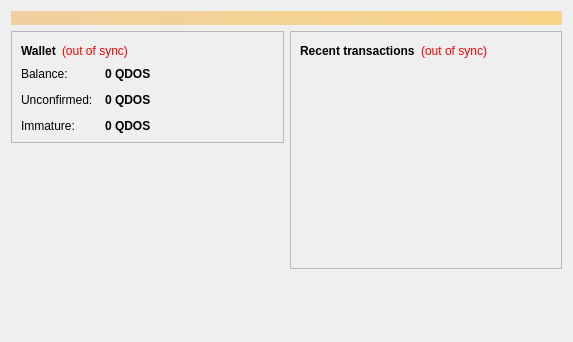
<?xml version="1.0" encoding="UTF-8"?>
<ui version="4.0">
 <class>OverviewPage</class>
 <widget class="QWidget" name="OverviewPage">
  <property name="geometry">
   <rect>
    <x>0</x>
    <y>0</y>
    <width>573</width>
    <height>342</height>
   </rect>
  </property>
  <property name="windowTitle">
   <string>Form</string>
  </property>
  <layout class="QVBoxLayout" name="topLayout">
   <item>
    <widget class="QLabel" name="labelAlerts">
     <property name="visible">
      <bool>false</bool>
     </property>
     <property name="styleSheet">
      <string notr="true">background-color: qlineargradient(x1: 0, y1: 0, x2: 1, y2: 0, stop:0 #F0D0A0, stop:1 #F8D488); color:#000000;</string>
     </property>
     <property name="wordWrap">
      <bool>true</bool>
     </property>
     <property name="margin">
      <number>3</number>
     </property>
    </widget>
   </item>
   <item>
    <layout class="QHBoxLayout" name="horizontalLayout" stretch="1,1">
     <item>
      <layout class="QVBoxLayout" name="verticalLayout_2">
       <item>
        <widget class="QFrame" name="frame">
         <property name="frameShape">
          <enum>QFrame::StyledPanel</enum>
         </property>
         <property name="frameShadow">
          <enum>QFrame::Raised</enum>
         </property>
         <layout class="QVBoxLayout" name="verticalLayout_4">
          <item>
           <layout class="QHBoxLayout" name="horizontalLayout_4">
            <item>
             <widget class="QLabel" name="label_5">
              <property name="font">
               <font>
                <weight>75</weight>
                <bold>true</bold>
               </font>
              </property>
              <property name="text">
               <string>Wallet</string>
              </property>
             </widget>
            </item>
            <item>
             <widget class="QLabel" name="labelWalletStatus">
              <property name="toolTip">
               <string>The displayed information may be out of date. Your wallet automatically synchronizes with the QUEDOS network after a connection is established, but this process has not completed yet.</string>
              </property>
              <property name="styleSheet">
               <string notr="true">QLabel { color: red; }</string>
              </property>
              <property name="text">
               <string notr="true">(out of sync)</string>
              </property>
              <property name="alignment">
               <set>Qt::AlignLeading|Qt::AlignLeft|Qt::AlignVCenter</set>
              </property>
             </widget>
            </item>
            <item>
             <spacer name="horizontalSpacer_2">
              <property name="orientation">
               <enum>Qt::Horizontal</enum>
              </property>
              <property name="sizeHint" stdset="0">
               <size>
                <width>40</width>
                <height>20</height>
               </size>
              </property>
             </spacer>
            </item>
           </layout>
          </item>
          <item>
           <layout class="QFormLayout" name="formLayout_2">
            <property name="fieldGrowthPolicy">
             <enum>QFormLayout::AllNonFixedFieldsGrow</enum>
            </property>
            <property name="horizontalSpacing">
             <number>12</number>
            </property>
            <property name="verticalSpacing">
             <number>12</number>
            </property>
            <item row="0" column="0">
             <widget class="QLabel" name="label">
              <property name="text">
               <string>Balance:</string>
              </property>
             </widget>
            </item>
            <item row="0" column="1">
             <widget class="QLabel" name="labelBalance">
              <property name="font">
               <font>
                <weight>75</weight>
                <bold>true</bold>
               </font>
              </property>
              <property name="cursor">
               <cursorShape>IBeamCursor</cursorShape>
              </property>
              <property name="toolTip">
               <string>Your current balance</string>
              </property>
              <property name="text">
               <string notr="true">0 QDOS</string>
              </property>
              <property name="textInteractionFlags">
               <set>Qt::LinksAccessibleByMouse|Qt::TextSelectableByKeyboard|Qt::TextSelectableByMouse</set>
              </property>
             </widget>
            </item>
            <item row="1" column="0">
             <widget class="QLabel" name="label_3">
              <property name="text">
               <string>Unconfirmed:</string>
              </property>
             </widget>
            </item>
            <item row="1" column="1">
             <widget class="QLabel" name="labelUnconfirmed">
              <property name="font">
               <font>
                <weight>75</weight>
                <bold>true</bold>
               </font>
              </property>
              <property name="cursor">
               <cursorShape>IBeamCursor</cursorShape>
              </property>
              <property name="toolTip">
               <string>Total of transactions that have yet to be confirmed, and do not yet count toward the current balance</string>
              </property>
              <property name="text">
               <string notr="true">0 QDOS</string>
              </property>
              <property name="textInteractionFlags">
               <set>Qt::LinksAccessibleByMouse|Qt::TextSelectableByKeyboard|Qt::TextSelectableByMouse</set>
              </property>
             </widget>
            </item>
            <item row="2" column="0">
             <widget class="QLabel" name="labelImmatureText">
              <property name="text">
               <string>Immature:</string>
              </property>
             </widget>
            </item>
            <item row="2" column="1">
             <widget class="QLabel" name="labelImmature">
              <property name="font">
               <font>
                <weight>75</weight>
                <bold>true</bold>
               </font>
              </property>
              <property name="toolTip">
               <string>Mined balance that has not yet matured</string>
              </property>
              <property name="text">
               <string notr="true">0 QDOS</string>
              </property>
              <property name="textInteractionFlags">
               <set>Qt::LinksAccessibleByMouse|Qt::TextSelectableByKeyboard|Qt::TextSelectableByMouse</set>
              </property>
             </widget>
            </item>
           </layout>
          </item>
         </layout>
        </widget>
       </item>
       <item>
        <spacer name="verticalSpacer">
         <property name="orientation">
          <enum>Qt::Vertical</enum>
         </property>
         <property name="sizeHint" stdset="0">
          <size>
           <width>20</width>
           <height>40</height>
          </size>
         </property>
        </spacer>
       </item>
      </layout>
     </item>
     <item>
      <layout class="QVBoxLayout" name="verticalLayout_3">
       <item>
        <widget class="QFrame" name="frame_2">
         <property name="frameShape">
          <enum>QFrame::StyledPanel</enum>
         </property>
         <property name="frameShadow">
          <enum>QFrame::Raised</enum>
         </property>
         <layout class="QVBoxLayout" name="verticalLayout">
          <item>
           <layout class="QHBoxLayout" name="horizontalLayout_2">
            <item>
             <widget class="QLabel" name="label_4">
              <property name="text">
               <string>&lt;b&gt;Recent transactions&lt;/b&gt;</string>
              </property>
             </widget>
            </item>
            <item>
             <widget class="QLabel" name="labelTransactionsStatus">
              <property name="toolTip">
               <string>The displayed information may be out of date. Your wallet automatically synchronizes with the QUEDOS network after a connection is established, but this process has not completed yet.</string>
              </property>
              <property name="styleSheet">
               <string notr="true">QLabel { color: red; }</string>
              </property>
              <property name="text">
               <string notr="true">(out of sync)</string>
              </property>
              <property name="alignment">
               <set>Qt::AlignRight|Qt::AlignTrailing|Qt::AlignVCenter</set>
              </property>
             </widget>
            </item>
            <item>
             <spacer name="horizontalSpacer">
              <property name="orientation">
               <enum>Qt::Horizontal</enum>
              </property>
              <property name="sizeHint" stdset="0">
               <size>
                <width>40</width>
                <height>20</height>
               </size>
              </property>
             </spacer>
            </item>
           </layout>
          </item>
          <item>
           <widget class="QListView" name="listTransactions">
            <property name="styleSheet">
             <string notr="true">QListView { background: transparent; }</string>
            </property>
            <property name="frameShape">
             <enum>QFrame::NoFrame</enum>
            </property>
            <property name="verticalScrollBarPolicy">
             <enum>Qt::ScrollBarAlwaysOff</enum>
            </property>
            <property name="horizontalScrollBarPolicy">
             <enum>Qt::ScrollBarAlwaysOff</enum>
            </property>
            <property name="selectionMode">
             <enum>QAbstractItemView::NoSelection</enum>
            </property>
           </widget>
          </item>
         </layout>
        </widget>
       </item>
       <item>
        <spacer name="verticalSpacer_2">
         <property name="orientation">
          <enum>Qt::Vertical</enum>
         </property>
         <property name="sizeHint" stdset="0">
          <size>
           <width>20</width>
           <height>40</height>
          </size>
         </property>
        </spacer>
       </item>
      </layout>
     </item>
    </layout>
   </item>
  </layout>
 </widget>
 <resources/>
 <connections/>
</ui>
